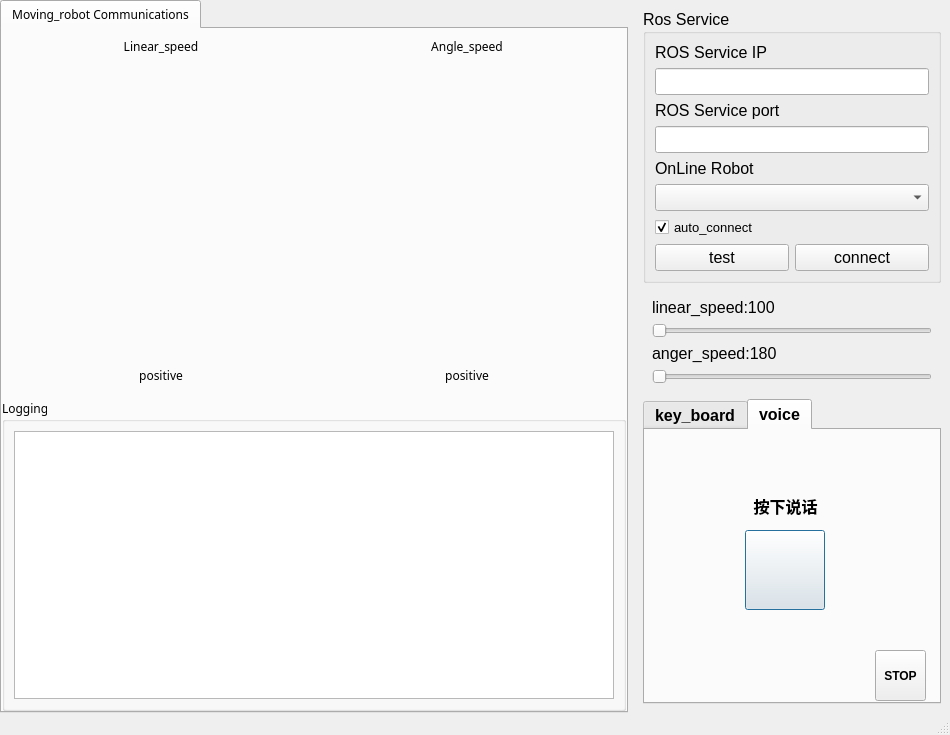
<?xml version="1.0" encoding="UTF-8"?>
<ui version="4.0">
 <class>MainWindow</class>
 <widget class="QMainWindow" name="MainWindow">
  <property name="geometry">
   <rect>
    <x>0</x>
    <y>0</y>
    <width>950</width>
    <height>719</height>
   </rect>
  </property>
  <property name="windowTitle">
   <string>MainWindow</string>
  </property>
  <widget class="QWidget" name="centralwidget">
   <layout class="QHBoxLayout" name="horizontalLayout_6">
    <property name="leftMargin">
     <number>0</number>
    </property>
    <property name="topMargin">
     <number>0</number>
    </property>
    <property name="rightMargin">
     <number>0</number>
    </property>
    <property name="bottomMargin">
     <number>0</number>
    </property>
    <item>
     <widget class="QWidget" name="widget" native="true">
      <layout class="QVBoxLayout" name="verticalLayout_2">
       <property name="leftMargin">
        <number>0</number>
       </property>
       <property name="topMargin">
        <number>0</number>
       </property>
       <property name="rightMargin">
        <number>0</number>
       </property>
       <property name="bottomMargin">
        <number>0</number>
       </property>
       <item>
        <widget class="QTabWidget" name="tabWidget">
         <property name="font">
          <font>
           <family>Arial Black</family>
           <weight>50</weight>
           <bold>false</bold>
          </font>
         </property>
         <property name="currentIndex">
          <number>0</number>
         </property>
         <property name="iconSize">
          <size>
           <width>20</width>
           <height>20</height>
          </size>
         </property>
         <widget class="QWidget" name="tab">
          <attribute name="title">
           <string>Moving_robot Communications</string>
          </attribute>
          <layout class="QVBoxLayout" name="verticalLayout">
           <property name="leftMargin">
            <number>0</number>
           </property>
           <property name="topMargin">
            <number>0</number>
           </property>
           <property name="rightMargin">
            <number>0</number>
           </property>
           <property name="bottomMargin">
            <number>0</number>
           </property>
           <item>
            <widget class="QWidget" name="widget_3" native="true">
             <layout class="QHBoxLayout" name="horizontalLayout">
              <item>
               <layout class="QGridLayout" name="gridLayout">
                <item row="0" column="0">
                 <widget class="QLabel" name="label_linerspeed">
                  <property name="text">
                   <string>Linear_speed</string>
                  </property>
                  <property name="alignment">
                   <set>Qt::AlignCenter</set>
                  </property>
                 </widget>
                </item>
                <item row="0" column="1">
                 <widget class="QLabel" name="label_angerspeed">
                  <property name="font">
                   <font>
                    <family>Arial Black</family>
                    <weight>50</weight>
                    <bold>false</bold>
                   </font>
                  </property>
                  <property name="text">
                   <string>Angle_speed</string>
                  </property>
                  <property name="alignment">
                   <set>Qt::AlignCenter</set>
                  </property>
                 </widget>
                </item>
                <item row="1" column="0">
                 <widget class="QWidget" name="widget_liner_speed" native="true">
                  <property name="minimumSize">
                   <size>
                    <width>300</width>
                    <height>300</height>
                   </size>
                  </property>
                  <property name="maximumSize">
                   <size>
                    <width>300</width>
                    <height>300</height>
                   </size>
                  </property>
                 </widget>
                </item>
                <item row="1" column="1">
                 <widget class="QWidget" name="widget_anger_speed" native="true">
                  <property name="minimumSize">
                   <size>
                    <width>300</width>
                    <height>300</height>
                   </size>
                  </property>
                  <property name="maximumSize">
                   <size>
                    <width>300</width>
                    <height>300</height>
                   </size>
                  </property>
                 </widget>
                </item>
                <item row="2" column="0">
                 <widget class="QLabel" name="label_linerforward">
                  <property name="text">
                   <string>positive</string>
                  </property>
                  <property name="alignment">
                   <set>Qt::AlignCenter</set>
                  </property>
                 </widget>
                </item>
                <item row="2" column="1">
                 <widget class="QLabel" name="label_angerforward">
                  <property name="font">
                   <font>
                    <family>Arial Black</family>
                    <weight>50</weight>
                    <bold>false</bold>
                   </font>
                  </property>
                  <property name="text">
                   <string>positive</string>
                  </property>
                  <property name="alignment">
                   <set>Qt::AlignCenter</set>
                  </property>
                 </widget>
                </item>
               </layout>
              </item>
             </layout>
            </widget>
           </item>
           <item>
            <widget class="QGroupBox" name="groupBox">
             <property name="title">
              <string>Logging</string>
             </property>
             <layout class="QHBoxLayout" name="horizontalLayout_2">
              <item>
               <widget class="QListView" name="listView_logging"/>
              </item>
             </layout>
            </widget>
           </item>
          </layout>
         </widget>
        </widget>
       </item>
      </layout>
     </widget>
    </item>
    <item>
     <widget class="QWidget" name="widget_2" native="true">
      <layout class="QVBoxLayout" name="verticalLayout_5">
       <item>
        <widget class="QGroupBox" name="groupBox_2">
         <property name="font">
          <font>
           <pointsize>12</pointsize>
          </font>
         </property>
         <property name="title">
          <string>Ros Service</string>
         </property>
         <layout class="QHBoxLayout" name="horizontalLayout_5">
          <property name="spacing">
           <number>0</number>
          </property>
          <property name="leftMargin">
           <number>0</number>
          </property>
          <property name="topMargin">
           <number>0</number>
          </property>
          <property name="rightMargin">
           <number>0</number>
          </property>
          <property name="bottomMargin">
           <number>0</number>
          </property>
          <item>
           <widget class="QWidget" name="widget_service_info" native="true">
            <layout class="QVBoxLayout" name="verticalLayout_4">
             <item>
              <widget class="QLabel" name="label_ip">
               <property name="text">
                <string>ROS Service IP</string>
               </property>
              </widget>
             </item>
             <item>
              <widget class="QLineEdit" name="lineEdit_IP"/>
             </item>
             <item>
              <widget class="QLabel" name="label_port">
               <property name="text">
                <string>ROS Service port</string>
               </property>
              </widget>
             </item>
             <item>
              <widget class="QLineEdit" name="lineEdit_port"/>
             </item>
             <item>
              <widget class="QLabel" name="label_onLine_robot">
               <property name="text">
                <string>OnLine Robot</string>
               </property>
              </widget>
             </item>
             <item>
              <widget class="QComboBox" name="comboBox_robotname"/>
             </item>
             <item>
              <widget class="QCheckBox" name="checkBox_auto_connect">
               <property name="font">
                <font>
                 <pointsize>10</pointsize>
                </font>
               </property>
               <property name="layoutDirection">
                <enum>Qt::LeftToRight</enum>
               </property>
               <property name="text">
                <string>auto_connect</string>
               </property>
               <property name="checked">
                <bool>true</bool>
               </property>
              </widget>
             </item>
             <item>
              <layout class="QHBoxLayout" name="horizontalLayout_4">
               <item>
                <widget class="QPushButton" name="pushButton">
                 <property name="text">
                  <string>test</string>
                 </property>
                </widget>
               </item>
               <item>
                <widget class="QPushButton" name="pushButton_connect">
                 <property name="text">
                  <string>connect</string>
                 </property>
                </widget>
               </item>
              </layout>
             </item>
            </layout>
           </widget>
          </item>
         </layout>
        </widget>
       </item>
       <item>
        <widget class="QWidget" name="widget_5" native="true">
         <layout class="QVBoxLayout" name="verticalLayout_3">
          <item>
           <widget class="QLabel" name="label_setliner">
            <property name="font">
             <font>
              <pointsize>12</pointsize>
             </font>
            </property>
            <property name="text">
             <string>linear_speed:100</string>
            </property>
           </widget>
          </item>
          <item>
           <widget class="QSlider" name="horizontalSlider_linerspeed">
            <property name="minimum">
             <number>0</number>
            </property>
            <property name="maximum">
             <number>100</number>
            </property>
            <property name="orientation">
             <enum>Qt::Horizontal</enum>
            </property>
           </widget>
          </item>
          <item>
           <widget class="QLabel" name="label_setangers">
            <property name="font">
             <font>
              <pointsize>12</pointsize>
             </font>
            </property>
            <property name="text">
             <string>anger_speed:180</string>
            </property>
           </widget>
          </item>
          <item>
           <widget class="QSlider" name="horizontalSlider_angerspeed">
            <property name="maximum">
             <number>180</number>
            </property>
            <property name="orientation">
             <enum>Qt::Horizontal</enum>
            </property>
           </widget>
          </item>
         </layout>
        </widget>
       </item>
       <item>
        <widget class="QTabWidget" name="tabWidget_interation">
         <property name="font">
          <font>
           <pointsize>12</pointsize>
           <weight>75</weight>
           <bold>true</bold>
          </font>
         </property>
         <property name="currentIndex">
          <number>1</number>
         </property>
         <widget class="QWidget" name="tab_key">
          <attribute name="title">
           <string>key_board</string>
          </attribute>
          <layout class="QHBoxLayout" name="horizontalLayout_3">
           <property name="spacing">
            <number>0</number>
           </property>
           <property name="leftMargin">
            <number>0</number>
           </property>
           <property name="topMargin">
            <number>0</number>
           </property>
           <property name="rightMargin">
            <number>0</number>
           </property>
           <property name="bottomMargin">
            <number>0</number>
           </property>
           <item>
            <layout class="QGridLayout" name="gridLayout_2">
             <property name="spacing">
              <number>0</number>
             </property>
             <item row="0" column="0">
              <widget class="QPushButton" name="pushButton_leftup">
               <property name="minimumSize">
                <size>
                 <width>90</width>
                 <height>90</height>
                </size>
               </property>
               <property name="text">
                <string>u</string>
               </property>
               <property name="shortcut">
                <string>U</string>
               </property>
              </widget>
             </item>
             <item row="0" column="1">
              <widget class="QPushButton" name="pushButton_up">
               <property name="minimumSize">
                <size>
                 <width>90</width>
                 <height>90</height>
                </size>
               </property>
               <property name="text">
                <string>i</string>
               </property>
               <property name="shortcut">
                <string>I</string>
               </property>
              </widget>
             </item>
             <item row="0" column="2">
              <widget class="QPushButton" name="pushButton_rightup">
               <property name="minimumSize">
                <size>
                 <width>90</width>
                 <height>90</height>
                </size>
               </property>
               <property name="text">
                <string>o</string>
               </property>
               <property name="shortcut">
                <string>O</string>
               </property>
              </widget>
             </item>
             <item row="1" column="0">
              <widget class="QPushButton" name="pushButton_left">
               <property name="minimumSize">
                <size>
                 <width>90</width>
                 <height>90</height>
                </size>
               </property>
               <property name="text">
                <string>j</string>
               </property>
               <property name="shortcut">
                <string>J</string>
               </property>
              </widget>
             </item>
             <item row="1" column="1">
              <widget class="QPushButton" name="pushButton_stop">
               <property name="minimumSize">
                <size>
                 <width>90</width>
                 <height>90</height>
                </size>
               </property>
               <property name="text">
                <string>k</string>
               </property>
               <property name="shortcut">
                <string>K</string>
               </property>
              </widget>
             </item>
             <item row="1" column="2">
              <widget class="QPushButton" name="pushButton_right">
               <property name="minimumSize">
                <size>
                 <width>90</width>
                 <height>90</height>
                </size>
               </property>
               <property name="text">
                <string>l</string>
               </property>
               <property name="shortcut">
                <string>L</string>
               </property>
              </widget>
             </item>
             <item row="2" column="0">
              <widget class="QPushButton" name="pushButton_leftdown">
               <property name="minimumSize">
                <size>
                 <width>90</width>
                 <height>90</height>
                </size>
               </property>
               <property name="text">
                <string>m</string>
               </property>
               <property name="shortcut">
                <string>M</string>
               </property>
              </widget>
             </item>
             <item row="2" column="1">
              <widget class="QPushButton" name="pushButton_down">
               <property name="minimumSize">
                <size>
                 <width>90</width>
                 <height>90</height>
                </size>
               </property>
               <property name="text">
                <string>,</string>
               </property>
               <property name="shortcut">
                <string>,</string>
               </property>
              </widget>
             </item>
             <item row="2" column="2">
              <widget class="QPushButton" name="pushButton_rightdown">
               <property name="minimumSize">
                <size>
                 <width>90</width>
                 <height>90</height>
                </size>
               </property>
               <property name="text">
                <string>.</string>
               </property>
               <property name="shortcut">
                <string>.</string>
               </property>
              </widget>
             </item>
            </layout>
           </item>
          </layout>
         </widget>
         <widget class="QWidget" name="tab_voice">
          <property name="minimumSize">
           <size>
            <width>40</width>
            <height>40</height>
           </size>
          </property>
          <property name="maximumSize">
           <size>
            <width>16777215</width>
            <height>16777215</height>
           </size>
          </property>
          <attribute name="title">
           <string>voice</string>
          </attribute>
          <widget class="QPushButton" name="pushButton_voice">
           <property name="geometry">
            <rect>
             <x>100</x>
             <y>100</y>
             <width>80</width>
             <height>80</height>
            </rect>
           </property>
           <property name="minimumSize">
            <size>
             <width>40</width>
             <height>40</height>
            </size>
           </property>
           <property name="maximumSize">
            <size>
             <width>80</width>
             <height>80</height>
            </size>
           </property>
           <property name="text">
            <string/>
           </property>
           <property name="icon">
            <iconset resource="../build-mbot_controller-Desktop_Qt_5_9_9_MinGW_32bit-Debug/resource/resource.qrc">
             <normaloff>:/voice_record.png</normaloff>:/voice_record.png</iconset>
           </property>
           <property name="iconSize">
            <size>
             <width>80</width>
             <height>80</height>
            </size>
           </property>
           <property name="shortcut">
            <string>Return</string>
           </property>
           <property name="autoDefault">
            <bool>false</bool>
           </property>
           <property name="default">
            <bool>true</bool>
           </property>
           <property name="flat">
            <bool>false</bool>
           </property>
          </widget>
          <widget class="QLabel" name="label_state">
           <property name="geometry">
            <rect>
             <x>90</x>
             <y>60</y>
             <width>101</width>
             <height>31</height>
            </rect>
           </property>
           <property name="text">
            <string>按下说话</string>
           </property>
           <property name="alignment">
            <set>Qt::AlignCenter</set>
           </property>
          </widget>
          <widget class="QToolButton" name="toolButton_stop">
           <property name="geometry">
            <rect>
             <x>230</x>
             <y>220</y>
             <width>51</width>
             <height>51</height>
            </rect>
           </property>
           <property name="font">
            <font>
             <pointsize>9</pointsize>
            </font>
           </property>
           <property name="text">
            <string>STOP</string>
           </property>
           <property name="icon">
            <iconset resource="../build-mbot_controller-Desktop_Qt_5_9_9_MinGW_32bit-Debug/resource/resource.qrc">
             <normaloff>:/dot_red_48px_1174475_easyicon.net.png</normaloff>:/dot_red_48px_1174475_easyicon.net.png</iconset>
           </property>
           <property name="iconSize">
            <size>
             <width>25</width>
             <height>25</height>
            </size>
           </property>
           <property name="shortcut">
            <string>Space</string>
           </property>
           <property name="popupMode">
            <enum>QToolButton::DelayedPopup</enum>
           </property>
           <property name="toolButtonStyle">
            <enum>Qt::ToolButtonTextUnderIcon</enum>
           </property>
           <property name="autoRaise">
            <bool>false</bool>
           </property>
           <property name="arrowType">
            <enum>Qt::NoArrow</enum>
           </property>
          </widget>
         </widget>
        </widget>
       </item>
      </layout>
     </widget>
    </item>
   </layout>
  </widget>
  <widget class="QMenuBar" name="menubar">
   <property name="geometry">
    <rect>
     <x>0</x>
     <y>0</y>
     <width>950</width>
     <height>22</height>
    </rect>
   </property>
  </widget>
  <widget class="QStatusBar" name="statusbar"/>
 </widget>
 <resources>
  <include location="../build-mbot_controller-Desktop_Qt_5_9_9_MinGW_32bit-Debug/resource/resource.qrc"/>
 </resources>
 <connections/>
</ui>
